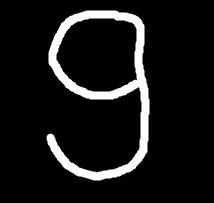
#> input picture nine.jpg, 214 x 203 px
$ python handwriting_Recognition.py   (older library calls are emulated)
#> lines starting #> are read from the running program, lines starting #| are printed output that depends on the picture
import warnings
warnings.filterwarnings(action="ignore")

import matplotlib.pyplot as plt

#Import datasets, classifiers and performance metrics
from sklearn import datasets, svm

#The digits dataset
digits = datasets.load_digits()
print("digits : ", digits.keys())
print("digits.target ------- : ", digits.target)

images_and_labels = list(zip(digits.images, digits.target))
print("len(images_and_labels", len(images_and_labels))
for index,[image,label] in enumerate(images_and_labels[:5]):
    print("index : ", index, "image : \n", image, "label : ", label)
    plt.subplot(2,5,index+1) #Position numbering starts from 1
    plt.axis('on')
    plt.imshow(image, cmap=plt.cm.gray_r, interpolation='nearest')
    plt.title('Training: %i' %label)

#plt.show()

#To apply a classifier on this, we need to flatten the image, then
#turn the data in a(samples, feature) matrix:
n_samples = len(digits.images)
print("n_samples : ", n_samples)

imageData = digits.images.reshape((n_samples, -1))
print("After Reshaped : len(imageData[0])", len(imageData[0]))

#Create a classifier : a support vector classifier
classifier = svm.SVC(gamma=0.001)

#We learn the digits on the first half of the digits
classifier.fit(imageData[ :n_samples//2], digits.target[ :n_samples//2])

#NOW PREDICT THE VALUE OF THE DIGIT ON THE SECOND HALF:
expectedY = digits.target[n_samples//2]
predictedY = classifier.predict(imageData[n_samples//2 : ])

images_and_predictions = list(zip(digits.images[n_samples//2 : ],predictedY ))
for index,[image,prediction] in enumerate(images_and_predictions[:5]):
    plt.subplot(2,5,index+6)
    plt.axis('on')
    plt.imshow(image, cmap=plt.cm.gray_r, interpolation='nearest')
    plt.title('Prediction: %i' %prediction)

print("Original Values : ", digits.target[n_samples//2 : (n_samples//2)+5])
plt.show()
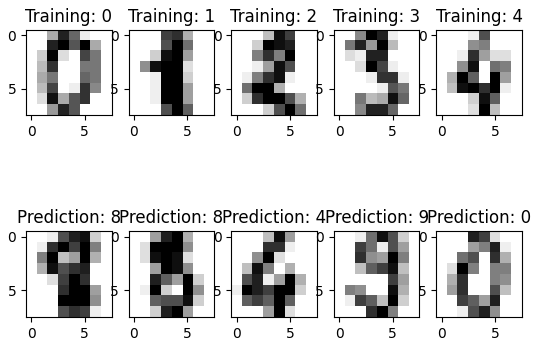
#> figure drawn by matplotlib, 10 panels

#Install Pillow library
from scipy.misc import imread,imresize,bytescale

img = imread("nine.jpg")
#> img is the input picture: shape (203, 214, 3); min 0, max 255, mean 23.2
img = imresize(img, (8,8))

classifier = svm.SVC(gamma=0.001)
classifier.fit(imageData[:], digits.target[:])

img = img.astype(digits.images.dtype)
img = bytescale(img, high=16.0, low=0)

print("img.shape : ", img.shape)
#| img.shape :  (8, 8, 3)
print("\n", img)
#> (printed output is left out)

x_testData = []

for c in img:
    for r in c:
        x_testData.append(sum(r)/3.0)
#> this loop made 8 passes
#> after the loop, x_testData = 64 values, max 16 at index 29, min 0 at index 0, mean 4.34

print("x_testData : \n", x_testData)
#> (printed output is left out)
print("len(x_testData) : ", len(x_testData))
#| len(x_testData) :  64

x_testData = [x_testData]
print("len(x_testData) : ", len(x_testData))
#| len(x_testData) :  1
print("Machine Output = ", classifier.predict(x_testData))
#| Machine Output =  [9]
plt.show()
